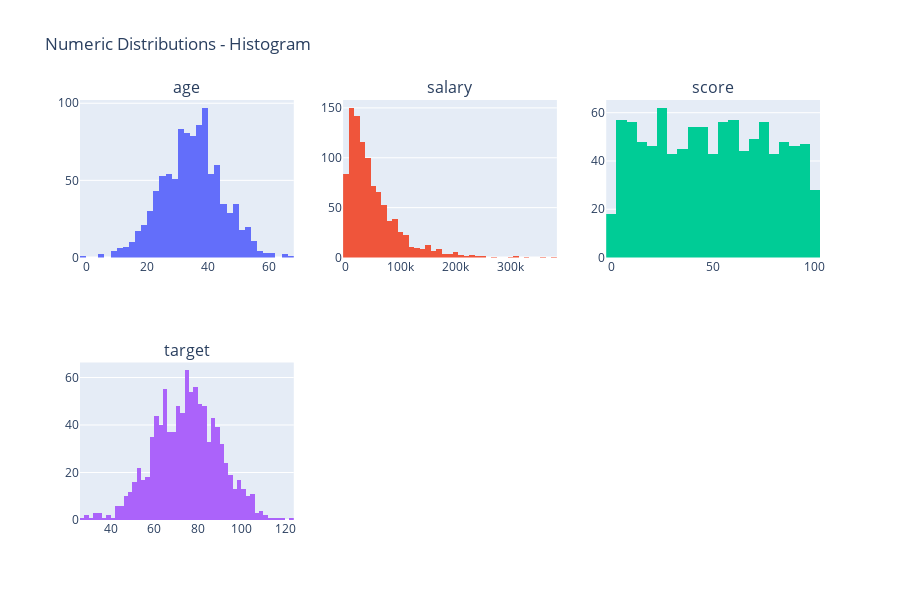
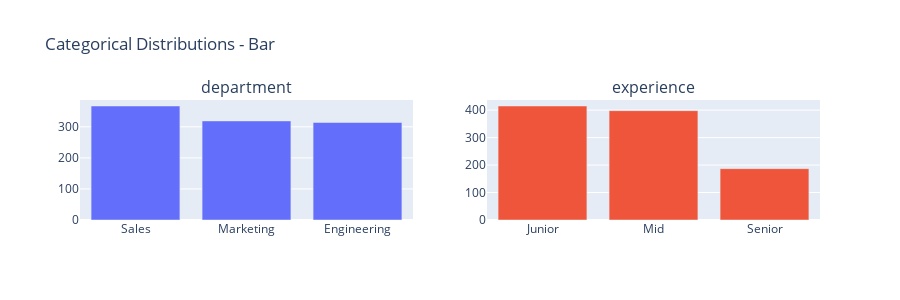
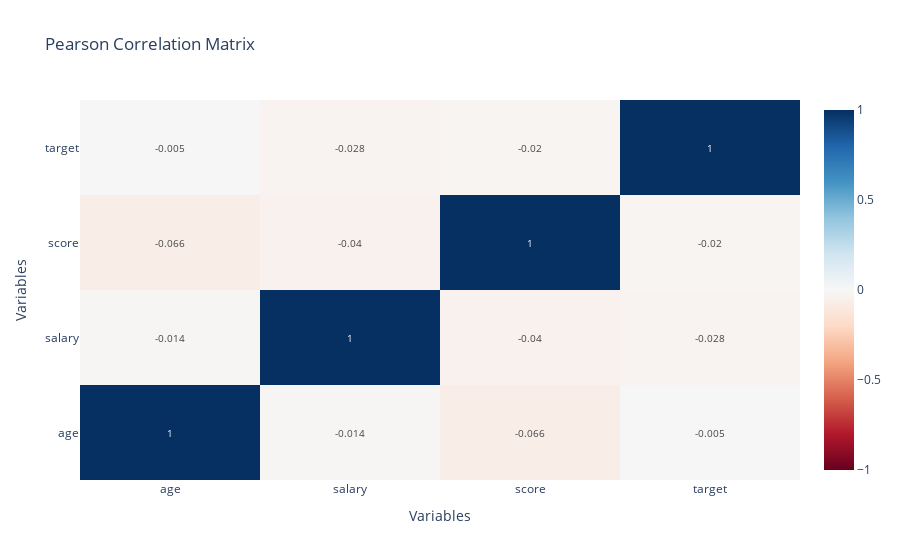
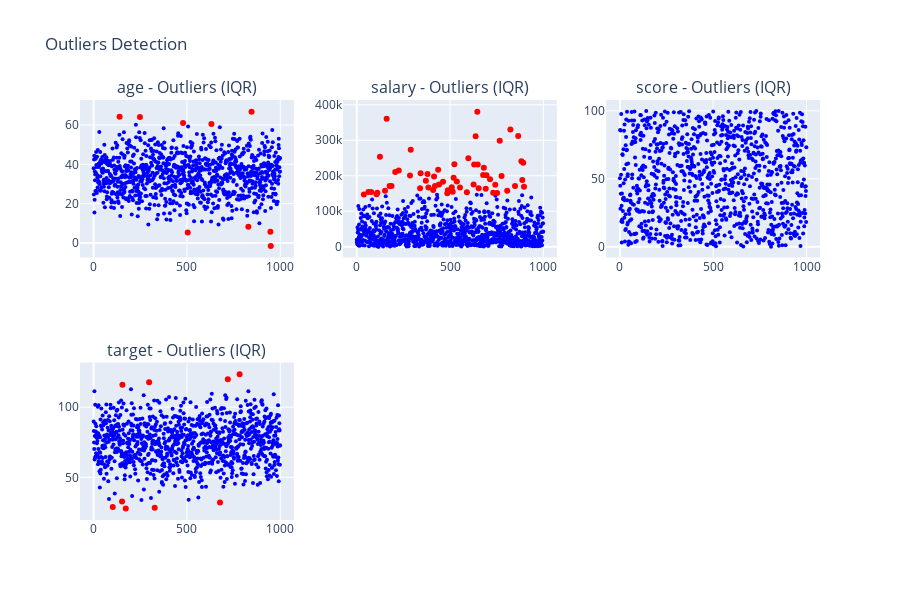

These figures' notebook cell, in order:
### Code cell
# Create visualizations
fig1 = eda.plot_numeric_distribution()
fig1.show()

fig2 = eda.plot_categorical_distribution()
fig2.show()

fig3 = eda.plot_correlation_heatmap()
fig3.show()

# Group analysis
group_stats = eda.group_analysis("department", ["age", "salary"])
print(group_stats)

# Outlier detection
fig4 = eda.plot_outliers(method="iqr")
fig4.show()

### Figure 1 — Plotly figure (JSON) as saved in the notebook; plotly's stock layout.template omitted (floating-point values rounded to 4 significant figures; data arrays with more than 128 entries replaced by an {"elided": "..."} marker saying what was removed)
{"data": [{"name": "age", "showlegend": false, "type": "histogram", "x": {"elided": "1000 float values"}, "xaxis": "x", "yaxis": "y"}, {"name": "salary", "showlegend": false, "type": "histogram", "x": {"elided": "1000 float values"}, "xaxis": "x2", "yaxis": "y2"}, {"name": "score", "showlegend": false, "type": "histogram", "x": {"elided": "1000 float values"}, "xaxis": "x3", "yaxis": "y3"}, {"name": "target", "showlegend": false, "type": "histogram", "x": {"elided": "1000 float values"}, "xaxis": "x4", "yaxis": "y4"}], "layout": {"annotations": [{"font": {"size": 16}, "showarrow": false, "text": "age", "x": 0.1444, "xanchor": "center", "xref": "paper", "y": 1, "yanchor": "bottom", "yref": "paper"}, {"font": {"size": 16}, "showarrow": false, "text": "salary", "x": 0.5, "xanchor": "center", "xref": "paper", "y": 1, "yanchor": "bottom", "yref": "paper"}, {"font": {"size": 16}, "showarrow": false, "text": "score", "x": 0.8556, "xanchor": "center", "xref": "paper", "y": 1, "yanchor": "bottom", "yref": "paper"}, {"font": {"size": 16}, "showarrow": false, "text": "target", "x": 0.1444, "xanchor": "center", "xref": "paper", "y": 0.375, "yanchor": "bottom", "yref": "paper"}], "height": 600, "title": {"text": "Numeric Distributions - Histogram"}, "xaxis": {"anchor": "y", "domain": [0, 0.2889]}, "xaxis2": {"anchor": "y2", "domain": [0.3556, 0.6444]}, "xaxis3": {"anchor": "y3", "domain": [0.7111, 1]}, "xaxis4": {"anchor": "y4", "domain": [0, 0.2889]}, "xaxis5": {"anchor": "y5", "domain": [0.3556, 0.6444]}, "xaxis6": {"anchor": "y6", "domain": [0.7111, 1]}, "yaxis": {"anchor": "x", "domain": [0.625, 1]}, "yaxis2": {"anchor": "x2", "domain": [0.625, 1]}, "yaxis3": {"anchor": "x3", "domain": [0.625, 1]}, "yaxis4": {"anchor": "x4", "domain": [0, 0.375]}, "yaxis5": {"anchor": "x5", "domain": [0, 0.375]}, "yaxis6": {"anchor": "x6", "domain": [0, 0.375]}}}

### Figure 2 — Plotly figure (JSON) as saved in the notebook; plotly's stock layout.template omitted (floating-point values rounded to 4 significant figures)
{"data": [{"name": "department", "showlegend": false, "type": "bar", "x": ["Sales", "Marketing", "Engineering"], "xaxis": "x", "y": [367, 319, 314], "yaxis": "y"}, {"name": "experience", "showlegend": false, "type": "bar", "x": ["Junior", "Mid", "Senior"], "xaxis": "x2", "y": [415, 398, 187], "yaxis": "y2"}], "layout": {"annotations": [{"font": {"size": 16}, "showarrow": false, "text": "department", "x": 0.225, "xanchor": "center", "xref": "paper", "y": 1, "yanchor": "bottom", "yref": "paper"}, {"font": {"size": 16}, "showarrow": false, "text": "experience", "x": 0.775, "xanchor": "center", "xref": "paper", "y": 1, "yanchor": "bottom", "yref": "paper"}], "height": 300, "title": {"text": "Categorical Distributions - Bar"}, "xaxis": {"anchor": "y", "domain": [0, 0.45]}, "xaxis2": {"anchor": "y2", "domain": [0.55, 1]}, "yaxis": {"anchor": "x", "domain": [0, 1]}, "yaxis2": {"anchor": "x2", "domain": [0, 1]}}}

### Figure 3 — Plotly figure (JSON) as saved in the notebook; plotly's stock layout.template omitted (floating-point values rounded to 4 significant figures)
{"data": [{"colorscale": [[0, "rgb(103,0,31)"], [0.1, "rgb(178,24,43)"], [0.2, "rgb(214,96,77)"], [0.3, "rgb(244,165,130)"], [0.4, "rgb(253,219,199)"], [0.5, "rgb(247,247,247)"], [0.6, "rgb(209,229,240)"], [0.7, "rgb(146,197,222)"], [0.8, "rgb(67,147,195)"], [0.9, "rgb(33,102,172)"], [1, "rgb(5,48,97)"]], "hovertemplate": "%{x} vs %{y}<br>Correlation: %{z:.3f}<extra></extra>", "text": [[1.0, -0.014, -0.066, -0.005], [-0.014, 1.0, -0.04, -0.028], [-0.066, -0.04, 1.0, -0.02], [-0.005, -0.028, -0.02, 1.0]], "textfont": {"size": 10}, "texttemplate": "%{text}", "type": "heatmap", "x": ["age", "salary", "score", "target"], "y": ["age", "salary", "score", "target"], "z": [[1.0, -0.01446, -0.06571, -0.00471], [-0.01446, 1.0, -0.04032, -0.02835], [-0.06571, -0.04032, 1.0, -0.01968], [-0.00471, -0.02835, -0.01968, 1.0]], "zmid": 0}], "layout": {"title": {"text": "Pearson Correlation Matrix"}, "xaxis": {"title": {"text": "Variables"}}, "yaxis": {"title": {"text": "Variables"}}}}

### Figure 4 — Plotly figure (JSON) as saved in the notebook; plotly's stock layout.template omitted (floating-point values rounded to 4 significant figures; data arrays with more than 128 entries replaced by an {"elided": "..."} marker saying what was removed)
{"data": [{"marker": {"color": "blue", "size": 4}, "mode": "markers", "name": "age_normal", "showlegend": false, "type": "scatter", "x": {"elided": "991 int values"}, "xaxis": "x", "y": {"elided": "991 float values"}, "yaxis": "y"}, {"marker": {"color": "red", "size": 6}, "mode": "markers", "name": "age_outliers", "showlegend": false, "type": "scatter", "x": [139, 248, 479, 504, 631, 829, 846, 947, 949], "xaxis": "x", "y": [64.14, 64.05, 60.98, 5.355, 60.49, 8.272, 66.79, 5.694, -1.484], "yaxis": "y"}, {"marker": {"color": "blue", "size": 4}, "mode": "markers", "name": "salary_normal", "showlegend": false, "type": "scatter", "x": {"elided": "941 int values"}, "xaxis": "x2", "y": {"elided": "941 float values"}, "yaxis": "y2"}, {"marker": {"color": "red", "size": 6}, "mode": "markers", "name": "salary_outliers", "showlegend": false, "type": "scatter", "x": [38, 62, 77, 106, 110, 124, 151, 160, 176, 186, 206, 225, 285, 289, 339, 342, 370, 379, 384, 409, 414, 419, 436, 441, 462, 485, 488, 509, 514, 519, 523, 536, 553, 590, 598, 626, 629, 637, 646, 648, 653, 677, 681, 691, 695, 714, 731, 742, 752, 766, 776, 806, 823, 848, 865, 882, 887, 892, 896], "xaxis": "x2", "y": [146700.0, 154200.0, 153700.0, 147900.0, 151900.0, 253200.0, 157300.0, 360300.0, 171000.0, 170700.0, 210300.0, 214700.0, 200800.0, 273000.0, 164800.0, 206800.0, 185900.0, 205000.0, 166900.0, 159600.0, 197900.0, 170900.0, 216700.0, 175100.0, 182700.0, 150700.0, 158900.0, 167700.0, 154600.0, 194300.0, 232400.0, 183900.0, 166500.0, 153500.0, 249000.0, 175400.0, 231400.0, 311200.0, 380700.0, 231700.0, 164300.0, 201900.0, 222600.0, 163500.0, 201400.0, 189700.0, 151700.0, 174800.0, 151400.0, 298600.0, 199300.0, 157400.0, 330200.0, 171000.0, 311900.0, 240600.0, 188000.0, 236600.0, 168700.0], "yaxis": "y2"}, {"marker": {"color": "blue", "size": 4}, "mode": "markers", "name": "score_normal", "showlegend": false, "type": "scatter", "x": {"elided": "1000 int values"}, "xaxis": "x3", "y": {"elided": "1000 float values"}, "yaxis": "y3"}, {"marker": {"color": "blue", "size": 4}, "mode": "markers", "name": "target_normal", "showlegend": false, "type": "scatter", "x": {"elided": "991 int values"}, "xaxis": "x4", "y": {"elided": "991 float values"}, "yaxis": "y4"}, {"marker": {"color": "red", "size": 6}, "mode": "markers", "name": "target_outliers", "showlegend": false, "type": "scatter", "x": [102, 152, 154, 172, 297, 327, 677, 719, 782], "xaxis": "x4", "y": [28.9, 32.81, 116.0, 27.85, 117.9, 28.34, 31.96, 119.9, 123.6], "yaxis": "y4"}], "layout": {"annotations": [{"font": {"size": 16}, "showarrow": false, "text": "age - Outliers (IQR)", "x": 0.1444, "xanchor": "center", "xref": "paper", "y": 1, "yanchor": "bottom", "yref": "paper"}, {"font": {"size": 16}, "showarrow": false, "text": "salary - Outliers (IQR)", "x": 0.5, "xanchor": "center", "xref": "paper", "y": 1, "yanchor": "bottom", "yref": "paper"}, {"font": {"size": 16}, "showarrow": false, "text": "score - Outliers (IQR)", "x": 0.8556, "xanchor": "center", "xref": "paper", "y": 1, "yanchor": "bottom", "yref": "paper"}, {"font": {"size": 16}, "showarrow": false, "text": "target - Outliers (IQR)", "x": 0.1444, "xanchor": "center", "xref": "paper", "y": 0.375, "yanchor": "bottom", "yref": "paper"}], "height": 600, "title": {"text": "Outliers Detection"}, "xaxis": {"anchor": "y", "domain": [0, 0.2889]}, "xaxis2": {"anchor": "y2", "domain": [0.3556, 0.6444]}, "xaxis3": {"anchor": "y3", "domain": [0.7111, 1]}, "xaxis4": {"anchor": "y4", "domain": [0, 0.2889]}, "xaxis5": {"anchor": "y5", "domain": [0.3556, 0.6444]}, "xaxis6": {"anchor": "y6", "domain": [0.7111, 1]}, "yaxis": {"anchor": "x", "domain": [0.625, 1]}, "yaxis2": {"anchor": "x2", "domain": [0.625, 1]}, "yaxis3": {"anchor": "x3", "domain": [0.625, 1]}, "yaxis4": {"anchor": "x4", "domain": [0, 0.375]}, "yaxis5": {"anchor": "x5", "domain": [0, 0.375]}, "yaxis6": {"anchor": "x6", "domain": [0, 0.375]}}}
